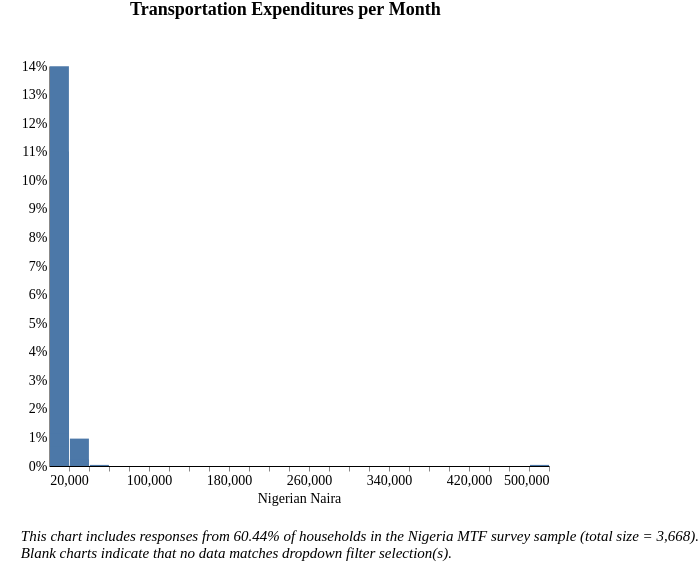

This figure's Vega-Lite source:
### Vega-Lite specification from a JSON file in a GitHub repository (floating-point values rounded to 4 significant figures; data arrays with more than 128 entries replaced by an {"elided": "..."} marker saying what was removed)
{"width": 800, "height": 400, "config": {"title": {"fontSize": 18, "font": "Times New Roman", "anchor": "center", "fontColor": "#000000"}, "axisX": {"domain": true, "domainColor": "#000000", "grid": false, "labelFont": "Times New Roman", "labelFontSize": 14, "titleFont": "Times New Roman", "titleFontSize": 14, "titleFontWeight": "normal", "title": "X Axis Title (units)"}, "axisY": {"domain": true, "grid": false, "gridColor": "#DEDDDD", "gridWidth": 1, "labelFont": "Times New Roman", "labelFontSize": 14, "labelAngle": 0, "ticks": false, "titleFont": "Times New Roman", "titleFontSize": 14, "titleFontWeight": "normal", "titlePadding": 10, "title": "Y Axis Title (units)"}, "range": {"category": ["#2980B9", "#003366", "#FFAE19", "#D68910", "#E67E22", "#D35400", "#FF4500", "#FF6162", "#438B28", "#45B39D", "#99ADC1", "#212F3C"]}, "legend": {"labelFont": "Times New Roman", "labelFontSize": 14, "symbolType": "square", "symbolSize": 100, "titleFont": "Times New Roman", "titleFontSize": 14, "titleFontWeight": "normal", "title": "Legend", "orient": "right", "offset": 0}, "tooltip": {"font": "Open Sans"}, "view": {"stroke": "transparent", "text": {"font": "Times New Roman", "color": ["#2980B9", "#003366", "#FFAE19", "#D68910", "#E67E22", "#D35400", "#FF4500", "#FF6162", "#438B28", "#45B39D", "#99ADC1", "#212F3C"], "fontSize": 14, "align": "right", "fontWeight": 400, "size": 14}, "bar": {"size": 40, "binSpacing": 1, "continuousBandSize": 30, "discreteBandSize": 30, "fill": ["#2980B9", "#003366", "#FFAE19", "#D68910", "#E67E22", "#D35400", "#FF4500", "#FF6162", "#438B28", "#45B39D", "#99ADC1", "#212F3C"], "stroke": false}}}, "concat": [{"mark": "bar", "encoding": {"tooltip": [{"field": "l_expenditure", "title": "Response (Binned)", "type": "nominal"}, {"aggregate": "sum", "field": "pct", "format": ".2%", "title": "Percentage", "type": "quantitative"}], "x": {"axis": {"title": "Nigerian Naira"}, "bin": {"extent": [100, 500000], "step": 20000}, "field": "l_expenditure", "scale": {"clamp": true, "domain": [100, 500000]}, "type": "quantitative"}, "y": {"aggregate": "sum", "axis": {"format": "%"}, "field": "pct", "title": "", "type": "quantitative"}}, "height": 400, "selection": {"selector124": {"type": "single", "fields": ["stove"], "bind": {"input": "select", "options": [null, "3-Stone/Open Fire Stove", "Manufactured Stove Traditional", "Koresone Stove", "LPG/Natural Gas Stove", "Electric Stove"], "labels": ["All Stove Types", "3-Stone/Open Fire Stove", "Manufactured Stove Traditional", "Koresone Stove", "LPG/Natural Gas Stove", "Electric Stove"], "name": "Primary cookstove type  "}}, "selector123": {"type": "single", "fields": ["i19a"], "bind": {"input": "select", "options": [null, "Wood purchased", "Wood collected", "Charcoal", "Kerosene", "Crop Residue/Plant Biomass", "LPG/cooking gas", "Garbage", "Electric", "Piped Natural Gas", "Charcoal Briquettes", "Coal Briquette", "Biomass Briquette", "Coal/lignite", "Other, specify"], "labels": ["All Fuel Types", "Wood purchased", "Wood collected", "Charcoal", "Kerosene", "Crop Residue/Plant Biomass", "LPG/cooking gas", "Garbage", "Electric", "Piped Natural Gas", "Charcoal Briquettes", "Coal Briquette", "Biomass Briquette", "Coal/lignite", "Other"], "name": "Primary source of cooking fuel  "}}, "selector122": {"type": "single", "fields": ["c182"], "bind": {"input": "select", "options": [null, "Dry-cell battery", "National Grid Connection", "No electricity", "Electric generator", "Other, specify", "Solar Multi-Light Product", "Solar Home System", "Solar Lantern", "Local Mini Grid connection", "Rechargeable Battery"], "labels": ["All Responses", "Dry-cell battery", "National Grid Connection", "No electricity", "Electric generator", "Other", "Solar Multi-Light Product", "Solar Home System", "Solar Lantern", "Local Mini Grid Connection", "Rechargeable Battery"], "name": "Primary source of electricity  "}}, "selector125": {"type": "single", "fields": ["locality"], "bind": {"input": "select", "options": [null, 0, 1], "labels": ["National", "Urban", "Rural"], "name": "Locality Breakdown  "}}}, "title": {"text": ["Transportation Expenditures per Month"], "color": "black", "subtitleColor": "black", "offset": 40}, "transform": [{"joinaggregate": [{"op": "count", "field": "*", "as": "total"}]}, {"calculate": "1 / datum.total", "as": "pct"}, {"bin": {"maxbins": 20}, "field": "m", "as": "mbin"}, {"filter": {"selection": "selector124"}}, {"filter": {"selection": "selector123"}}, {"filter": {"selection": "selector122"}}, {"filter": {"selection": "selector125"}}], "width": 500}], "data": {"name": "data-b782a0a54f9d2a6e2de716d0c3b8f9e5"}, "padding": {"left": 20, "right": 0, "bottom": 0, "top": 0}, "title": {"text": ["", "", "This chart includes responses from 60.44% of households in the Nigeria MTF survey sample (total size = 3,668).", "Blank charts indicate that no data matches dropdown filter selection(s).", ""], "anchor": "start", "baseline": "bottom", "font": "Times New Roman", "fontSize": 15, "fontStyle": "italic", "fontWeight": "normal", "orient": "bottom"}, "$schema": "https://vega.github.io/schema/vega-lite/v4.17.0.json", "datasets": {"data-b782a0a54f9d2a6e2de716d0c3b8f9e5": {"elided": "2608 records"}}}
